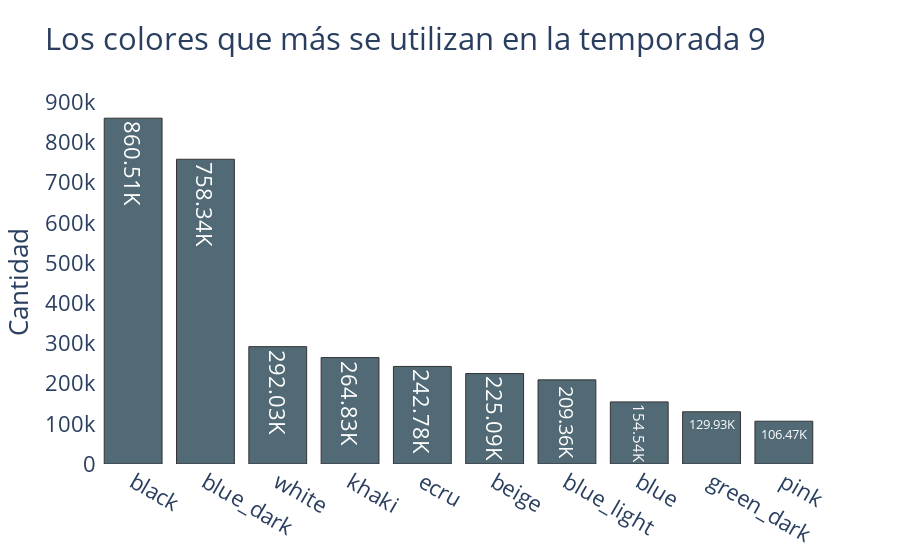
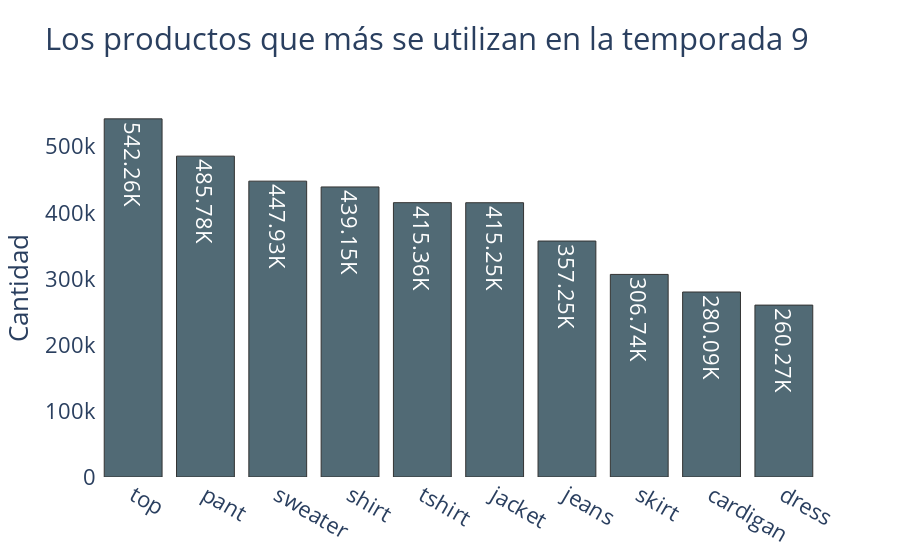

Write notebook code for charts like these, in order.
### Markdown cell above
##### Season 9

### Code cell
Season_9, orden, orden1 = season(9,'color', season_all_color)
Season_9, orden2, orden3 = season(9,'family_product', season_all_product)
df_prendas = pd.DataFrame()
df_prendas['prendas_9'], df_prendas['count_9'] = orden2[:10], orden3[:10]

graficos_barras(paleta[0], orden, orden1, 'Los colores que más se utilizan en la temporada 9')
graficos_barras(paleta[0], orden2, orden3, 'Los productos que más se utilizan en la temporada 9')

### Figure 1 — Plotly figure (JSON) as saved in the notebook; plotly's stock layout.template omitted (floating-point values rounded to 4 significant figures)
{"data": [{"marker": {"color": "#264653", "line": {"color": "black", "width": 1}}, "opacity": 0.8, "orientation": "v", "text": ["black", "blue_dark", "white", "khaki", "ecru", "beige", "blue_light", "blue", "green_dark", "pink"], "textposition": "auto", "texttemplate": ["860.51K", "758.34K", "292.03K", "264.83K", "242.78K", "225.09K", "209.36K", "154.54K", "129.93K", "106.47K", "86.20K", "74.47K", "74.21K", "73.38K", "71.73K", "65.63K", "64.26K", "61.22K", "55.36K", "53.10K", "49.40K", "49.40K", "45.67K", "42.81K", "42.70K", "41.94K", "41.45K", "33.67K", "29.61K", "23.04K", "22.24K", "20.26K", "20.07K", "19.35K", "17.07K", "16.73K", "14.60K", "13.99K", "13.70K", "13.01K", "11.88K", "11.12K", "9.76K", "8.93K", "7.77K", "6.91K", "6.15K", "5.21K", "4.50K", "3.86K", "3.58K", "3.28K", "3.12K"], "type": "bar", "x": ["black", "blue_dark", "white", "khaki", "ecru", "beige", "blue_light", "blue", "green_dark", "pink"], "y": [860511, 758336, 292034, 264830, 242777, 225094, 209364, 154540, 129931, 106467, 86202, 74473, 74211, 73375, 71731, 65629, 64259, 61220, 55359, 53096, 49397, 49396, 45675, 42808, 42700, 41943, 41451, 33673, 29614, 23044, 22242, 20262, 20070, 19351, 17068, 16735, 14598, 13988, 13696, 13013, 11881, 11115, 9760, 8929, 7774, 6905, 6154, 5207, 4495, 3861, 3582, 3280, 3118]}], "layout": {"font": {"size": 22}, "paper_bgcolor": "white", "plot_bgcolor": "white", "title": {"text": "Los colores que más se utilizan en la temporada 9"}, "yaxis": {"title": {"text": "Cantidad"}}}}

### Figure 2 — Plotly figure (JSON) as saved in the notebook; plotly's stock layout.template omitted (floating-point values rounded to 4 significant figures)
{"data": [{"marker": {"color": "#264653", "line": {"color": "black", "width": 1}}, "opacity": 0.8, "orientation": "v", "text": ["top", "pant", "sweater", "shirt", "tshirt", "jacket", "jeans", "skirt", "cardigan", "dress"], "textposition": "auto", "texttemplate": ["542.26K", "485.78K", "447.93K", "439.15K", "415.36K", "415.25K", "357.25K", "306.74K", "280.09K", "260.27K", "184.14K", "143.35K", "140.11K", "44.58K", "37.92K", "35.43K", "23.08K", "21.55K"], "type": "bar", "x": ["top", "pant", "sweater", "shirt", "tshirt", "jacket", "jeans", "skirt", "cardigan", "dress"], "y": [542259, 485781, 447926, 439147, 415363, 415255, 357250, 306738, 280086, 260268, 184138, 143346, 140107, 44583, 37917, 35427, 23079, 21554]}], "layout": {"font": {"size": 22}, "paper_bgcolor": "white", "plot_bgcolor": "white", "title": {"text": "Los productos que más se utilizan en la temporada 9"}, "yaxis": {"title": {"text": "Cantidad"}}}}
